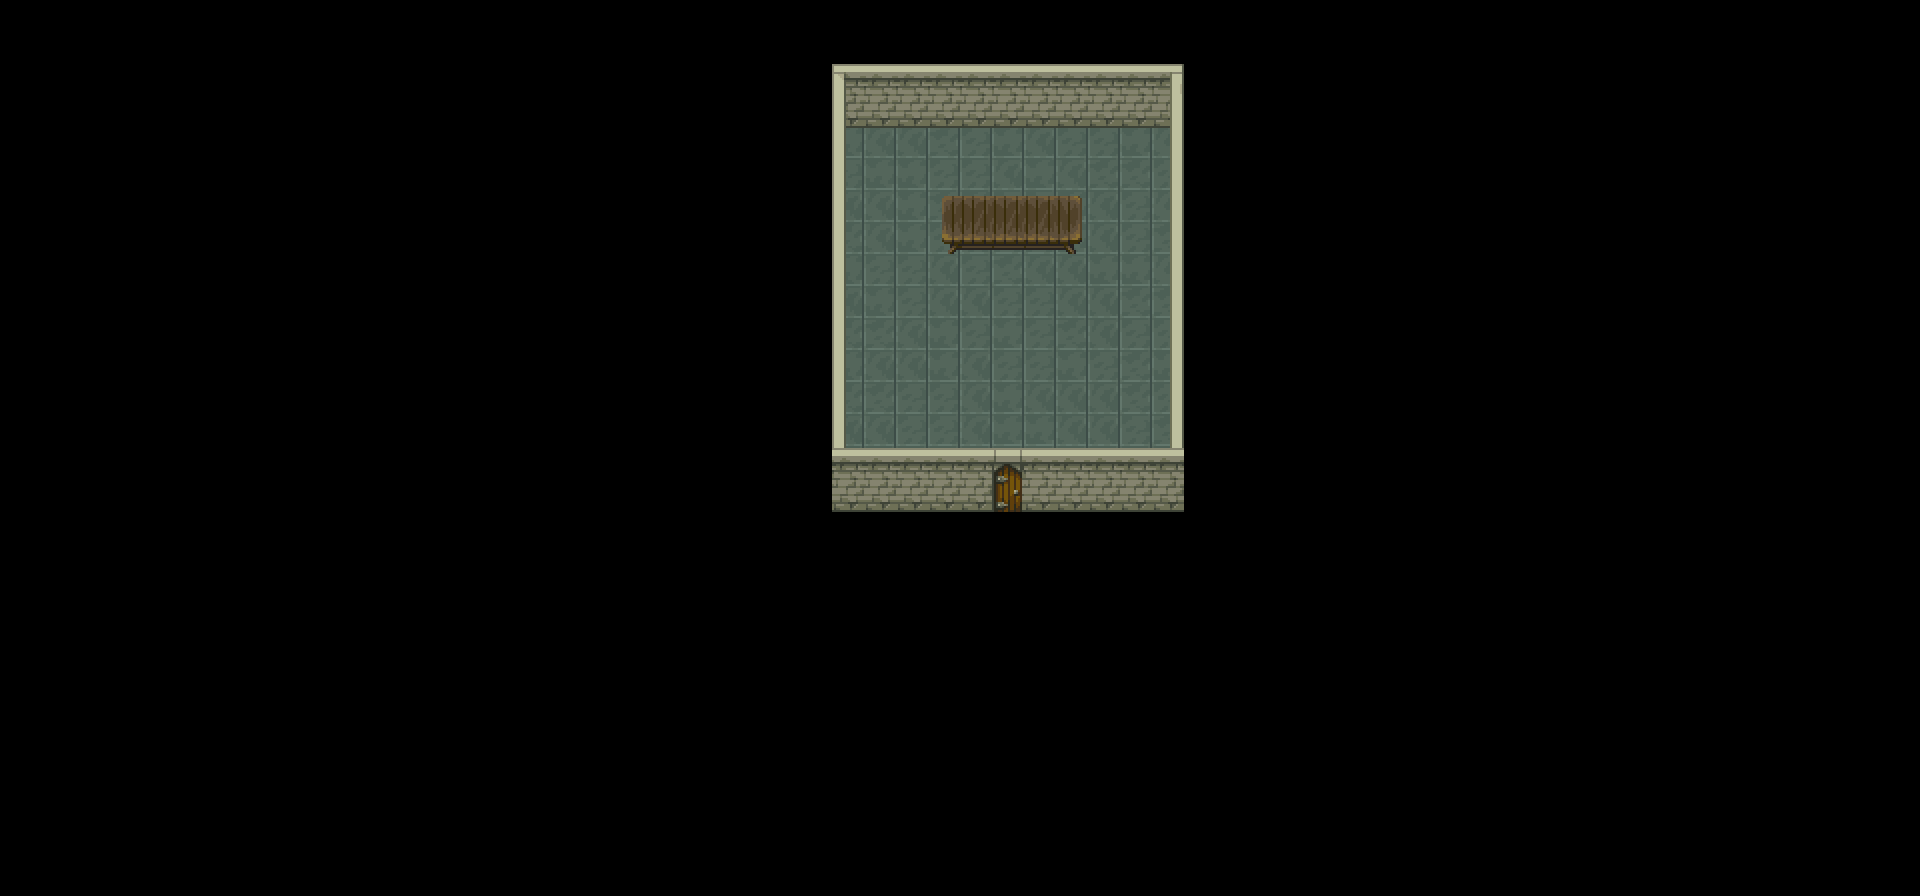

Rendered tile map (Tiled .tmx) drawn with the repository's tilesets; below, a short description and the map source with its tile grids summarised:
An orthogonal 60x28 tile map with 32x32 px tiles, 3 tile layers (Base, Deco, Front), 1 hidden layer not drawn and 4 objects (3x Chest, Pop).

<map version="1.10" tiledversion="1.11.2" orientation="orthogonal" renderorder="right-down" width="60" height="28" tilewidth="32" tileheight="32" infinite="0" nextlayerid="6" nextobjectid="5">
 <tileset firstgid="1" name="town_tileset" tilewidth="32" tileheight="32" tilecount="198" columns="11">
  <image source="town_tileset.png" width="352" height="576" />
  <tile id="66" type="Room" />
  <tile id="67" type="Room" />
  <tile id="68" type="Room" />
  <tile id="71" type="Room" />
  <tile id="72" type="Room" />
  <tile id="73" type="Room" />
  <tile id="74" type="Room" />
  <tile id="75" type="Room" />
  <tile id="76" type="Room" />
  <tile id="77" type="Room" />
  <tile id="78" type="Room" />
  <tile id="79" type="Room" />
  <tile id="82" type="Room" />
  <tile id="83" type="Room" />
  <tile id="84" type="Room" />
  <tile id="85" type="Room" />
  <tile id="86" type="Room" />
  <tile id="87" type="Room" />
  <tile id="95" type="Room" />
  <tile id="96" type="Room" />
  <tile id="97" type="Room" />
  <tile id="98" type="Room" />
  <tile id="106" type="Room" />
  <tile id="107" type="Room" />
  <tile id="108" type="Room" />
  <tile id="109" type="Room" />
 </tileset>
 <layer id="1" name="Base" width="60" height="28">
  <data>[1680 cells, 120 non-empty, 5 distinct tile ids]</data>
 </layer>
 <layer id="5" name="Deco" width="60" height="28">
  <data>[1680 cells, 27 non-empty, 9 distinct tile ids]</data>
 </layer>
 <objectgroup color="#ff0000" id="2" name="Objects">
  <object id="1" name="ReturnToMap" type="Pop" x="1008.3" y="493.152">
   <properties>
    <property name="TargetX" type="int" value="28" />
    <property name="TargetY" type="int" value="24" />
   </properties>
   <point />
  </object>
  <object id="2" name="TestingChest" type="Chest" x="880.5" y="148.5">
   <properties>
    <property name="Health" type="int" value="100" />
   </properties>
   <point />
  </object>
  <object id="3" name="TestingChest" type="Chest" x="912.5" y="146.5">
   <properties>
    <property name="Health" type="int" value="100" />
   </properties>
   <point />
  </object>
  <object id="4" name="TestingChest" type="Chest" x="942.5" y="149">
   <properties>
    <property name="Health" type="int" value="100" />
   </properties>
   <point />
  </object>
 </objectgroup>
 <layer id="4" name="Front" width="60" height="28">
  <data>[1680 cells, 37 non-empty, 10 distinct tile ids]</data>
 </layer>
 <layer id="3" name="Collisions" width="60" height="28" visible="0">
  <data>[1680 cells, 113 non-empty, 1 distinct tile ids]</data>
 </layer>
</map>
